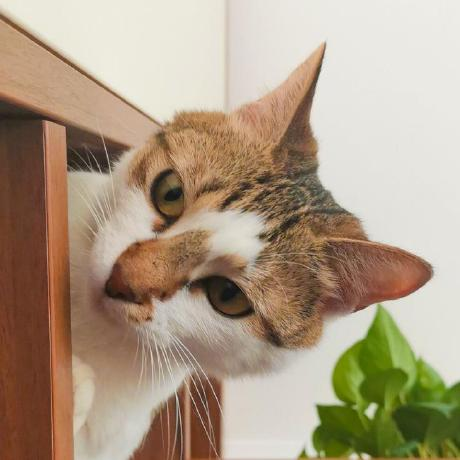
//> input picture 9-matching-template/11-1.jpg, 460 x 460 px, given in place of 11-1.png, which was not available
$ ./9-1   (built with g++ and OpenCV 4)
//> lines starting //> are read from the running program, lines starting //| are printed output that depends on the picture; pictures that were not available may be replaced by others from this repository, and a replacement may not be noted
#include <bits/stdc++.h>
#include <opencv2/opencv.hpp>

using namespace std;
using namespace cv;

const char *img_path = "11-1.png";
const char *img_template_path = "11-2.png";

Mat src_img, src_template;
Mat img_tp;
int alpha, beta, width, height;

void mergeImg(vector<Mat> &vec, Mat &dst, bool scale = true, int capability = 2, int maxNum = 6)
{
    //多张图片（至多maxNum个）合并为一张，每行capability个，scale = true时将图片按capability放缩
    int count = (int)vec.size();
    assert(count > 0 && count <= maxNum);
    int rowScale = count % capability == 0 ? count / capability : count / capability + 1;
    int colScale = min(capability, count);
    int maxCol = 0, maxRow = 0;
    for (auto &img : vec)
    {
        int col = img.cols, row = img.rows;
        if (scale)
            col /= colScale, row /= colScale;
        resize(img, img, Size(col, row));
        maxCol = max(col, maxCol), maxRow = max(row, maxRow);
    }
    dst.create(maxRow * rowScale, maxCol * colScale, vec[0].type());
    for (int i = 0; i < count; i++)
    {
        int x = (i % capability) * maxCol, y = (i / capability) * maxRow;
        vec[i].copyTo(dst(Rect(x, y, vec[i].cols, vec[i].rows)));
    }
}

void showImage(Mat &image, const char *windowName, int location_x = 0, int location_y = 0)
{
    //当窗口关闭时，getWindowProperty将返回-1
    if (getWindowProperty(windowName, WND_PROP_AUTOSIZE) == -1)
        namedWindow(windowName, WINDOW_AUTOSIZE);
    moveWindow(windowName, location_x, location_y);
    imshow(windowName, image);
}

void matching(Mat &src, Mat &temp, Mat &dst, int method)
{
    Mat src_gray, temp_gray;
    if (src.type() == CV_8UC3 || src.type() == CV_32FC3)
        cvtColor(src, src_gray, COLOR_BGR2GRAY);
    else
        src.copyTo(src_gray);
    if (temp.type() == CV_8UC3 || temp.type() == CV_32FC3)
        cvtColor(temp, temp_gray, COLOR_BGR2GRAY);
    else
        temp.copyTo(temp_gray);

    //模板匹配
    Mat img_matched;
    matchTemplate(src_gray, temp_gray, img_matched, method);

    //寻找最佳匹配位置
    double minVal, maxVal;
    Point minLoc, maxLoc;
    minMaxLoc(img_matched, &minVal, &maxVal, &minLoc, &maxLoc);

    src.copyTo(dst);
    rectangle(dst, maxLoc, Point(maxLoc.x + temp.cols, maxLoc.y + temp.rows), Scalar(0, 0, 255), 5);
}

void brightnessController(int, void *)
{
    src_img.convertTo(img_tp, -1, alpha * 0.1, beta);

    Mat res_TM_SQDIFF, res_TM_CCOEFF_NORMED;
    matching(img_tp, src_template, res_TM_SQDIFF, TM_SQDIFF);
    matching(img_tp, src_template, res_TM_CCOEFF_NORMED, TM_CCOEFF_NORMED);

    vector<Mat> images(2);
    images[0] = res_TM_SQDIFF, images[1] = res_TM_CCOEFF_NORMED;
    Mat show;
    mergeImg(images, show, false);
    showImage(show, "change contrast and brightness", 600, 0);
}

void sizeController(int, void *)
{
    int col = width * 10 > src_template.cols ? width * 10 : src_img.cols;
    int row = height * 10 > src_template.rows ? height * 10 : src_img.rows;
    resize(src_img, img_tp, Size(col, row));

    Mat res_TM_SQDIFF, res_TM_CCOEFF_NORMED;
    matching(img_tp, src_template, res_TM_SQDIFF, TM_SQDIFF);
    matching(img_tp, src_template, res_TM_CCOEFF_NORMED, TM_CCOEFF_NORMED);

    vector<Mat> images(2);
    images[0] = res_TM_SQDIFF, images[1] = res_TM_CCOEFF_NORMED;
    Mat show;
    mergeImg(images, show, false);
    showImage(show, "change size", 600, 500);
}

int main()
{
    ios::sync_with_stdio(false);

    src_img = imread(img_path);
//> src_img is the input picture: 460 rows x 460 cols, CV_8UC3; mean B, G, R 132.8, 155.3, 173.3
    src_template = imread(img_template_path);
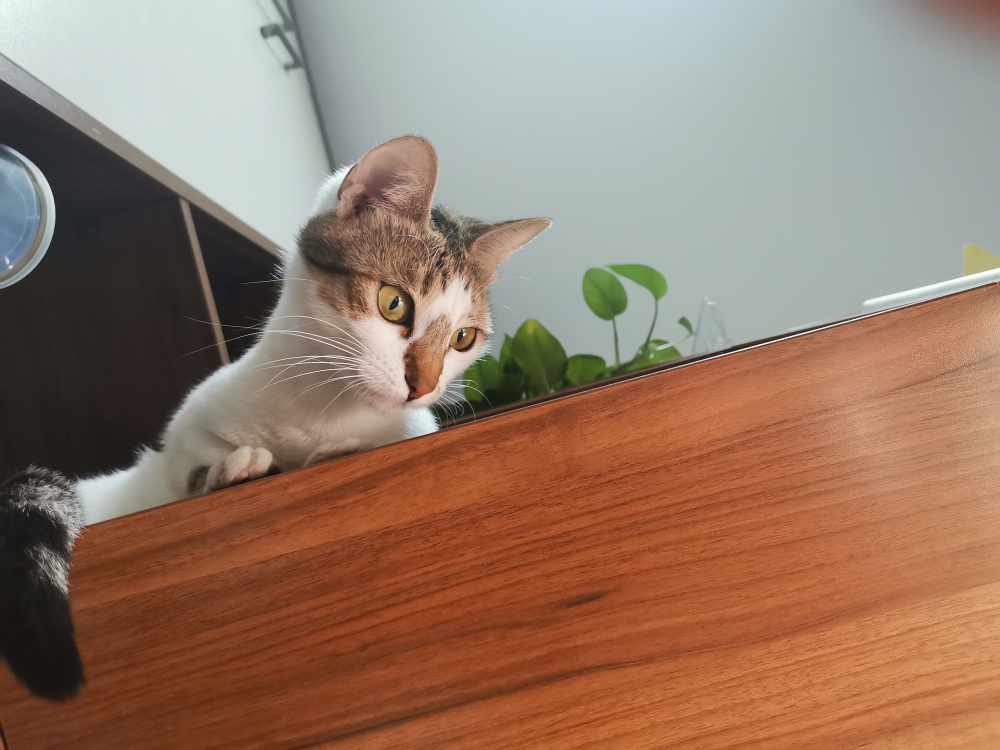
//> input picture 9-matching-template/11-2.jpg, 4000 x 3000 px, given in place of 11-2.png, which was not available (shown at 1/4 size)
//> src_template is the input picture: 3000 rows x 4000 cols, CV_8UC3; mean B, G, R 104.2, 122.4, 150.6
    showImage(src_img, "original image", 100, 0);
    showImage(src_template, "template");

    alpha = 10, beta = 0;
    width = src_img.cols / 10, height = src_img.rows / 10;
//> width = 46; height = 46
    createTrackbar("alpha*0.1", "original image", &alpha, 100, brightnessController);
    createTrackbar("beta", "original image", &beta, 100, brightnessController);
    createTrackbar("width*10", "original image", &width, 100, sizeController);
    createTrackbar("height*10", "original image", &height, 100, sizeController);
    brightnessController(0, nullptr);
//> in matching, `cvtColor(src, src_gray, COLOR_BGR2GRAY);`:
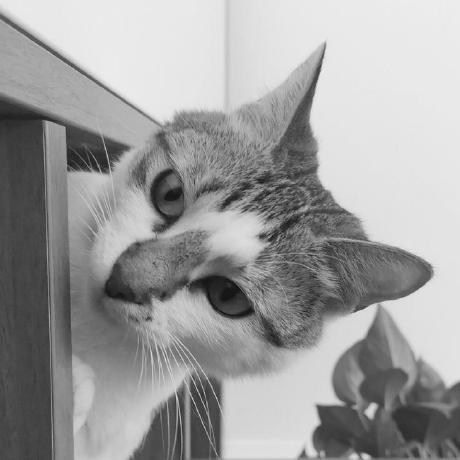
//> src_gray: 460 rows x 460 cols, CV_8UC1; min 6, max 243, mean 158.2
//> in matching, `cvtColor(temp, temp_gray, COLOR_BGR2GRAY);`:
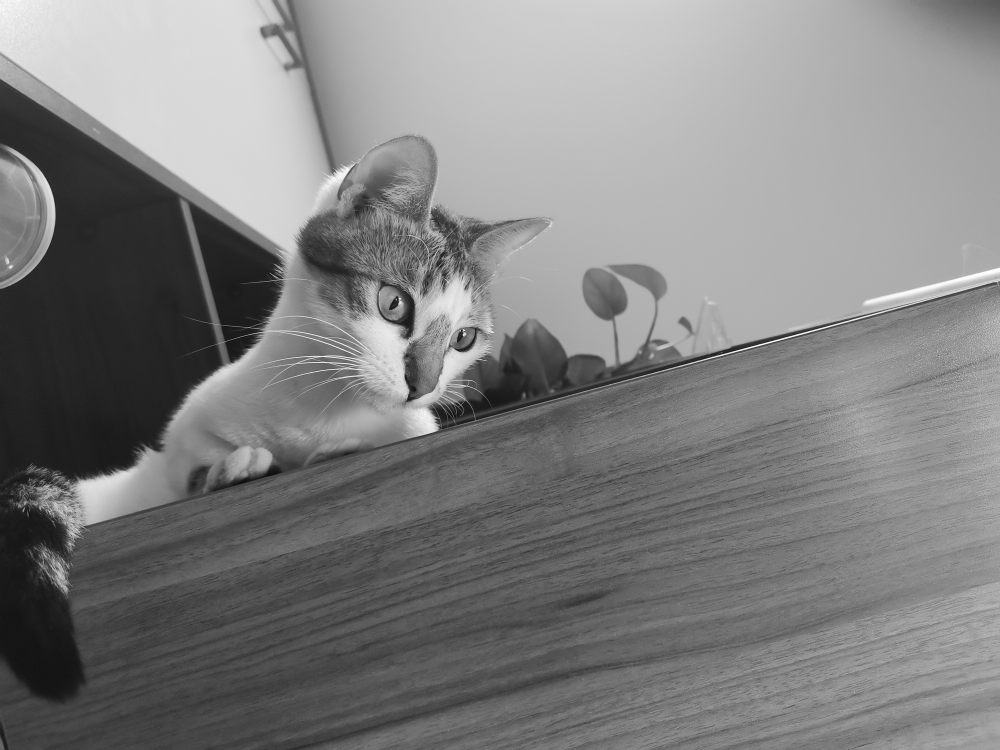
//> temp_gray: 3000 rows x 4000 cols, CV_8UC1 (shown at 1/4 size); min 0, max 255, mean 128.7
//> in matching, `matchTemplate(src_gray, temp_gray, img_matched, method);`:
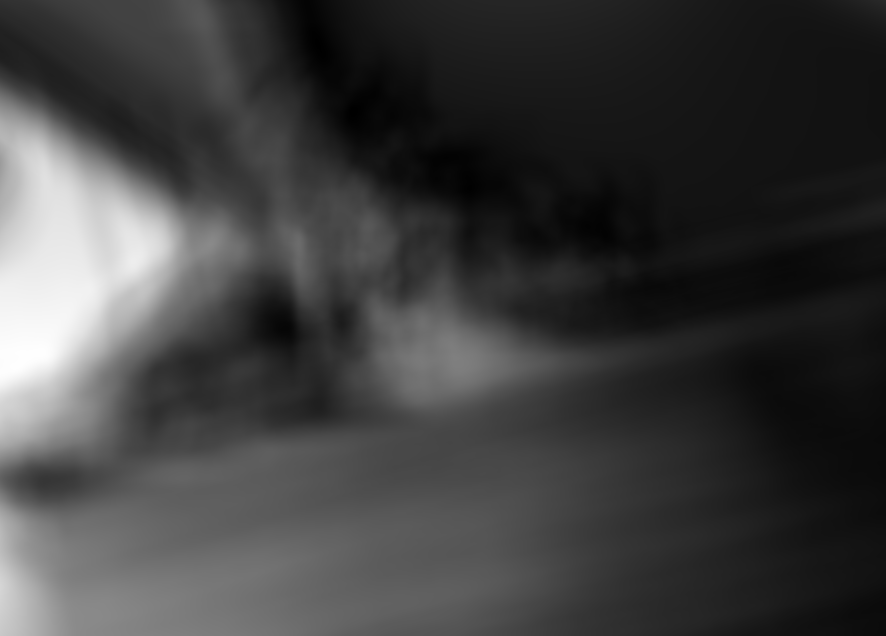
//> img_matched: 2541 rows x 3541 cols, CV_32FC1 (shown at 1/4 size); min 638069184, max 4.11e+09, mean 1.5e+09; drawn with min black and max white
//> in matching, `minMaxLoc(img_matched, &minVal, &maxVal, &minLoc, &maxLoc);`: minVal = 638069184; maxVal = 4.11e+09; minLoc = Point(1414, 443); maxLoc = Point(75, 1458)
//> call 2 of matching, with method = 5
//> in matching (call 2), `matchTemplate(src_gray, temp_gray, img_matched, method);`:
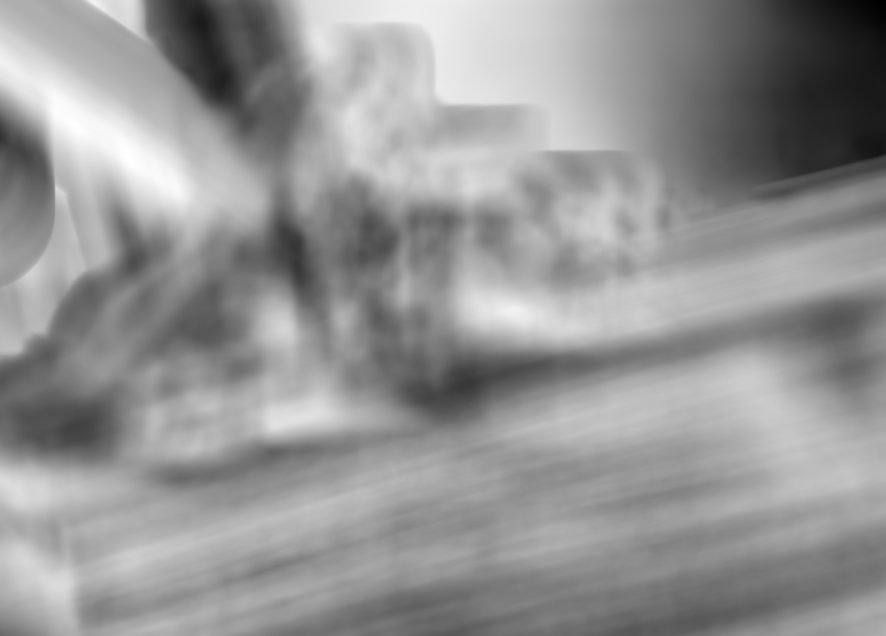
//> img_matched: 2541 rows x 3541 cols, CV_32FC1 (shown at 1/4 size); min -0.619, max 0.647, mean 0.122; drawn with min black and max white
//> in matching (call 2), `minMaxLoc(img_matched, &minVal, &maxVal, &minLoc, &maxLoc);`: minVal = -0.619; maxVal = 0.647; minLoc = Point(3540, 0); maxLoc = Point(300, 500)
//> in mergeImg, `int count = (int)vec.size();`: count = 2
//> in mergeImg, `int rowScale = count % capability == 0 ? count / capability : count / ..`: rowScale = 1
//> in mergeImg, `int colScale = min(capability, count);`: colScale = 2
//> the loop in mergeImg, `for (auto &img : vec)` made 2 passes
//> after the loop in mergeImg, `for (auto &img : vec)`: maxCol = 460
//> the loop in mergeImg, `for (int i = 0; i < count; i++)` made 2 passes
//> (x, y) on passes 1 to 2: (0, 0), (460, 0)
//> after the loop in mergeImg, `for (int i = 0; i < count; i++)`:
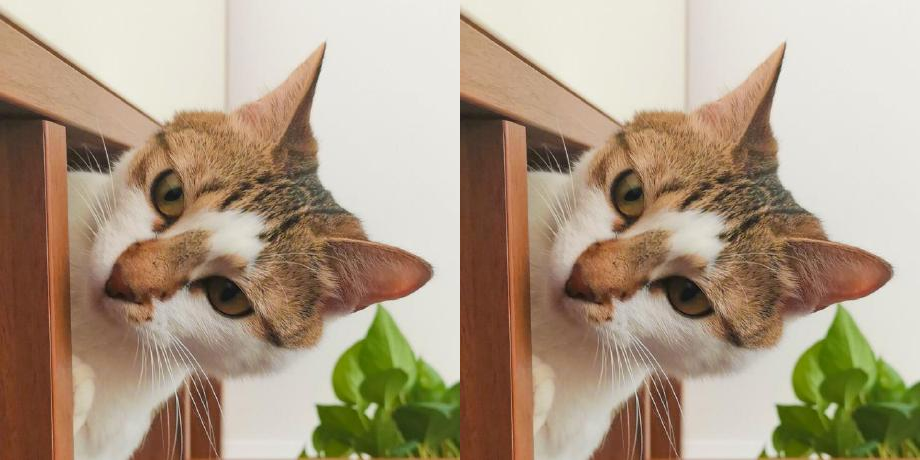
//> dst: 460 rows x 920 cols, CV_8UC3; mean B, G, R 132.8, 155.3, 173.3
    sizeController(0, nullptr);
//> the loop in mergeImg (call 2), `for (auto &img : vec)` made 2 passes
//> the loop in mergeImg (call 2), `for (int i = 0; i < count; i++)` made 2 passes

    waitKey(0);
    destroyAllWindows();

    return 0;
}
